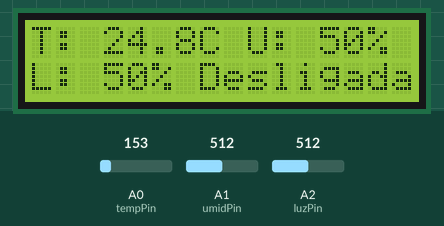
This sketch was run on a simulated Arduino Uno, built with avr-gcc and run on an emulated ATmega328P. On the bench: 16×2 character LCD. Inputs (shaded band) come from the test bench; at power-on: A2 (luzPin) = 512, A0 (tempPin) = 153, A1 (umidPin) = 512. What the sketch prints to the serial monitor is not drawn.

Above: at 1.2 s.
1.3 s: A2 (luzPin) set to 539
At 3.0 s:
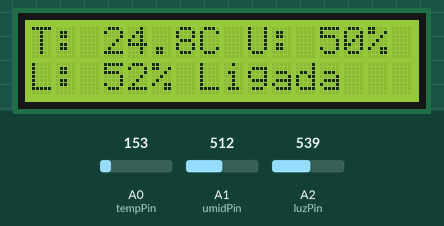
4.0 s: A0 (tempPin) set to 165
At 5.0 s:
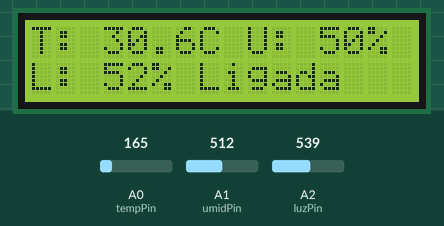
6.7 s: A1 (umidPin) set to 716
At 9.0 s:
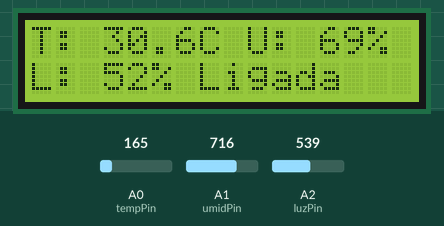
9.6 s: A0 (tempPin) set to 175
At 10.9 s:
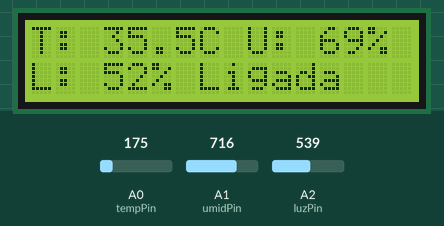
12.3 s: A2 (luzPin) set to 511
At 15.0 s:
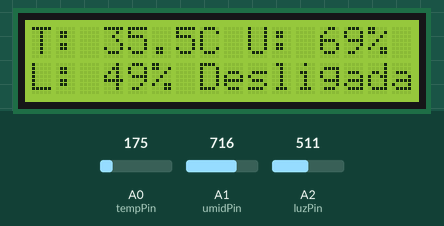
15.6 s: A1 (umidPin) set to 900
At 17.1 s:
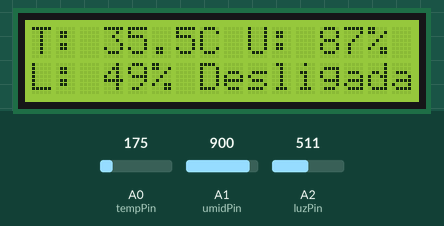
Timing chart, 0 to 18.6 s (numbered marks = the images above; inputs shaded):
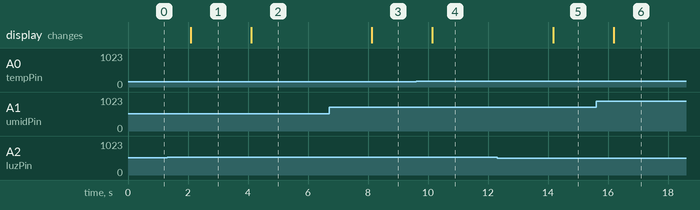

The sketch:

C_digo_do_Arduino.ino
```cpp
#include <LiquidCrystal.h>

// Definindo os pinos dos sensores
int tempPin = A0;      // TMP36 no A0
int umidPin = A1;      // Soil Moisture Sensor no A1
int luzPin = A2;       // Sensor de Luminosidade no A2

// Configurando o LCD (RS, E, D4, D5, D6, D7) - ajuste se usou outros pinos
LiquidCrystal lcd(12, 11, 5, 4, 3, 2);

void setup() {
  Serial.begin(9600);
  lcd.begin(16, 2);  // Inicializa o LCD 16x2
  lcd.clear();
}

void loop() {
  // Leitura da temperatura
  int tempValue = analogRead(tempPin);
  float tempCelsius = (tempValue * (5.0 / 1023.0) - 0.5) * 100;

  // Leitura da umidade
  int umidValue = analogRead(umidPin);
  int umidade = map(umidValue, 0, 1023, 0, 100);

  // Leitura da luminosidade
  int luzValue = analogRead(luzPin);
  int luminosidade = map(luzValue, 0, 1023, 0, 100);
  String statusLuz = (luminosidade > 50) ? "Ligada" : "Desligada";

  // Exibindo no Monitor Serial
  Serial.print("Temperatura: ");
  Serial.print(tempCelsius, 1);
  Serial.println(" *C");

  Serial.print("Umidade: ");
  Serial.print(umidade);
  Serial.println("%");

  Serial.print("Luminosidade: ");
  Serial.print(luminosidade);
  Serial.print("% - Luz ");
  Serial.println(statusLuz);

  Serial.println();  // Pula linha

  // Exibindo no LCD
  lcd.clear();
  lcd.setCursor(0, 0);
  lcd.print("T: ");
  lcd.print(tempCelsius, 1);
  lcd.print("C ");
  lcd.print("U: ");
  lcd.print(umidade);
  lcd.print("%");

  lcd.setCursor(0, 1);
  lcd.print("L: ");
  lcd.print(luminosidade);
  lcd.print("% ");
  lcd.print(statusLuz);

  delay(2000);  // Aguarda 2 segundos
}
```

Measured:
- the behaviour switches between 521 and 522 on A2 (luzPin) (found by bisection; images 0 and 1)
- after the input at 1.3 s, the display: changes after 0.79 s (image 1)
- after the input at 4.0 s, the display: changes after 0.11 s (image 2)
- after the input at 6.7 s, the display: changes after 1.4 s (image 3)
- after the input at 9.6 s, the display: changes after 0.54 s (image 4)
- after the input at 12.3 s, the display: changes after 1.9 s (image 5)
- after the input at 15.6 s, the display: changes after 0.59 s (image 6)
